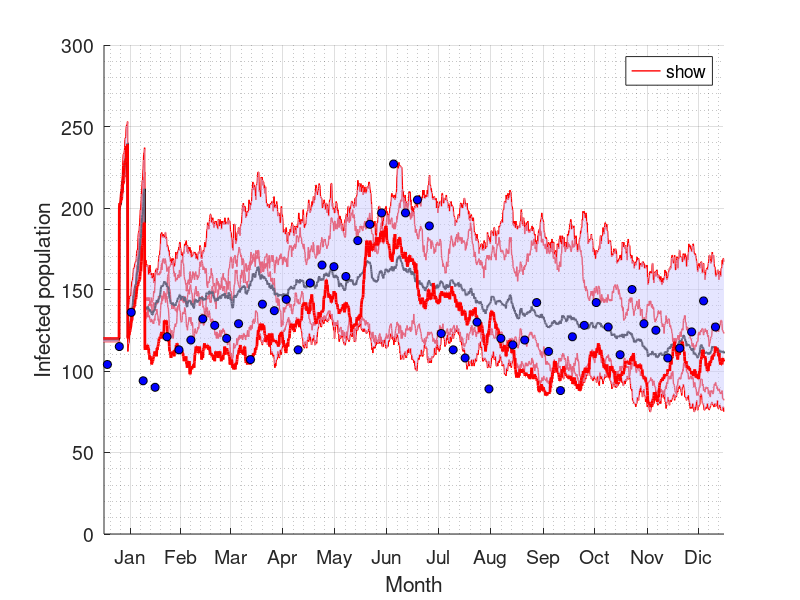

MATLAB code to generate this figure:
clc
clear all
close all

%% Leer datos desde data4.txt, saltando la primera línea de encabezado
datos1= dlmread('simu1.txt', ',', 1, 0);
datos2= dlmread('simu2.txt', ',', 1, 0);
datos3= dlmread('simu3.txt', ',', 1, 0);
datos4= dlmread('simu4.txt', ',', 1, 0);
datos5= dlmread('simu5.txt', ',', 1, 0);

%%
hora = datos1(:,1);
dias = hora / 24; % Convertir horas a días

%% Datos humanos 1
hS1 = datos1(:,2);
hE1 = datos1(:,3);
hI1 = datos1(:,4);
hR1 = datos1(:,5);

% Datos humanos 2
hS2 = datos2(:,2);
hE2 = datos2(:,3);
hI2 = datos2(:,4);
hR2 = datos2(:,5);

% Datos humanos 3
hS3 = datos3(:,2);
hE3 = datos3(:,3);
hI3 = datos3(:,4);
hR3 = datos3(:,5);

% Datos humanos 4
hS4 = datos4(:,2);
hE4 = datos4(:,3);
hI4 = datos4(:,4);
hR4 = datos4(:,5);

% Datos humanos 5
hS5 = datos5(:,2);
hE5 = datos5(:,3);
hI5 = datos5(:,4);
hR5 = datos5(:,5);

% Datos promedio humanos
hS = (datos1(:,2)+datos2(:,2)+datos3(:,2)+datos4(:,2)+datos5(:,2))/5;
hE = datos5(:,3);
hI = (datos1(:,4)+datos2(:,4)+datos3(:,4)+datos4(:,4)+datos5(:,4))/5;
hR = datos5(:,5);

%% Datos mosquitos 1
vS1 = datos1(:,6);
vI1 = datos1(:,7);

% Datos mosquitos 2
vS2 = datos2(:,6);
vI2 = datos2(:,7);

%% Meses para el eje X
% meses = {' ', 'Jan','Feb','Mar','Apr','May','Jun','Jul','Aug','Sep','Oct','Nov','Dic'};
meses = {'Jan','Feb','Mar','Apr','May','Jun','Jul','Aug','Sep','Oct','Nov','Dic'};
% pos_mes = [1 32 60 91 121 152 182 213 244 274 305 335 365]; % inicio de cada mes
pos_mes = [16.5 46 75.5 106 136.5 167 197.5 228.2 259 289.2 320 350]; % inicio de cada mes


casos_epi = [104 115 136 94 90 121 113 119 132 128 120 129 107 141 137 144 ...
             113 154 165 164 158 180 190 197 227 197 205 189 123 113 108 130 ...
             89 120 116 119 142 112 88 121 128 142 127 110 150 129 125 108 ...
             114 124 143 127];

semanas = 1:52;
dias_miercoles = (semanas - 1) * 7 + 3;  % Miércoles ≈ día 3 de cada semana

%% === MATRIZ MONTE CARLO ===
hI_montecarlo = [hI1 hI2 hI3 hI4 hI5];

% Promedio
hI = mean(hI_montecarlo, 2);

% Percentiles (95% banda de confianza)
hI_low  = prctile(hI_montecarlo, 2.5, 2);
hI_high = prctile(hI_montecarlo, 97.5, 2);

%% Datos de semanas epidemiológicas (1 por semana, 52 semanas)
casos_epi = [104 115 136 94 90 121 113 119 132 128 120 129 107 141 137 144 ...
             113 154 165 164 158 180 190 197 227 197 205 189 123 113 108 130 ...
             89 120 116 119 142 112 88 121 128 142 127 110 150 129 125 108 ...
             114 124 143 127];

% Calcular día del año para cada miércoles de la semana
semanas = 1:52;
dias_miercoles = (semanas - 1) * 7 + 3;  % Miércoles ≈ día 3 de cada semana

%% Crear la gráfica

figure;
hold on;
plot(dias, hI2, 'r', 'LineWidth', 1, 'DisplayName', 'Simulations');
plot(dias, hI3, 'r', 'LineWidth', 1, 'HandleVisibility','off');
plot(dias, hI4, 'r', 'LineWidth', 1, 'HandleVisibility','off');
plot(dias, hI5, 'r', 'LineWidth', 1, 'HandleVisibility','off');

plot(dias, hI, 'k', 'LineWidth', 1.5, 'DisplayName', 'Mean');    % promedio

fill([dias; flipud(dias)], [hI_low; flipud(hI_high)], ...
     [0.8 0.8 1], 'EdgeColor','none','FaceAlpha',0.5, 'DisplayName', 'CI 95%');

plot(dias, hI1, 'r', 'LineWidth', 2, 'HandleVisibility','off');

plot(dias_miercoles, casos_epi, 'ko', 'MarkerFaceColor', 'b', 'DisplayName', 'Real report');

legend('show', 'FontSize', 14);

% Ejes y leyenda
xlabel('Month', 'FontSize', 20);
ylabel('Infected population', 'FontSize', 20);
xticks(pos_mes);
xticklabels(meses);
xlim([1 365]);
ylim([0 300]);
set(gca, 'FontSize', 14);
set(gcf, 'Position', [100 100 600 300]);
grid on; grid minor;

hold off;



